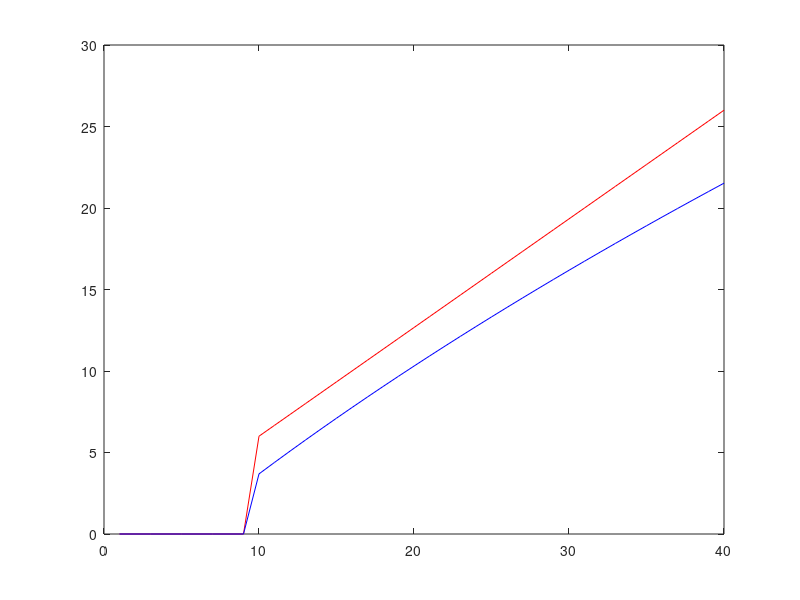

Write MATLAB code to recreate this figure.
%% Compare the equilibrium spacing between Newell and Gipps

% Gipps equilibirum speed 
% /////Ciuffo, Biagio, Vincenzo Punzo, 
% //and Marcello Montanino. 
% //"Thirty Years of Gipps' Car-Following Model: 
% //Applications, Developments, and New Features." 
% //Transportation Research Record: 
% //Journal of the Transportation Research Board 
% //2315 (2012): 89-99. (Eq. 3a)

clear;

v_max = 40;
tau = 1;
theta = 0.3;
b_f = -3;
b_e = -3*1.1;

% for newell
headway = 1.5;
jamgap = 1;
len = 4;

for i=10:40
    speed_newell(i)=min(v_max,(i-jamgap)/headway);
end

for i=10:40
    speed_gipps(i)=min(v_max, ...
        max((tau+theta)/(1/-b_f-1/(-b_e))...
        *(-1+sqrt(1+(2*(i-(len+jamgap))*(1/-b_f-1/(-b_e)))/(tau+theta)^2)),0));
end

plot(speed_newell,'r');hold on;
plot(speed_gipps,'b'); hold off;





